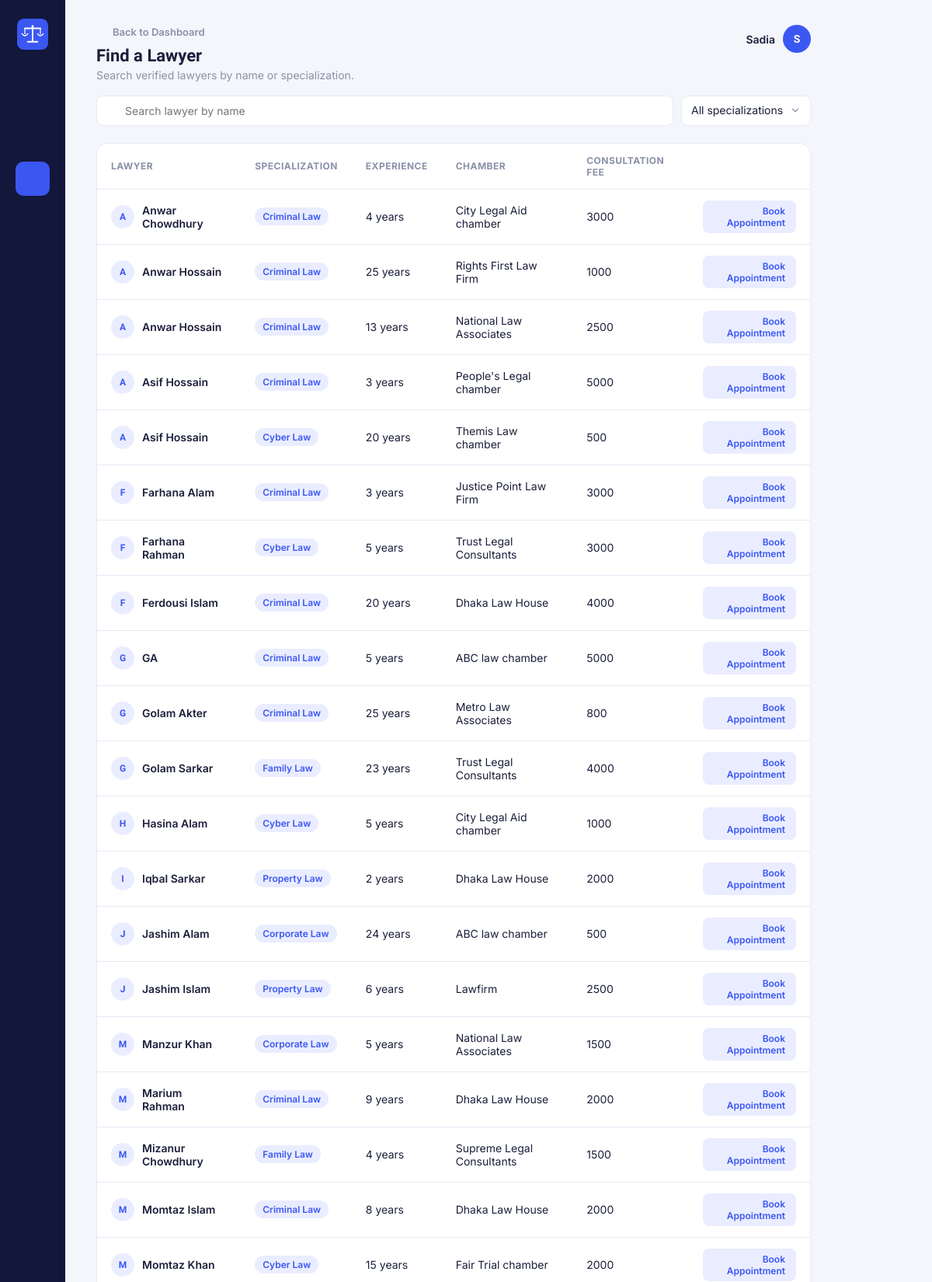
/My_Project/views/client/findLawyer.php (signed in, upper part), run on the app's committed database.
### tables this page shows
CREATE TABLE `lawyer_profiles` (
  `lawyer_id` int(11) NOT NULL,
  `user_id` int(11) NOT NULL,
  `specialization_id` int(11) NOT NULL,
  `experience` int(11) NOT NULL,
  `chamber_name` varchar(150) DEFAULT NULL,
  `address` varchar(255) DEFAULT NULL,
  `bio` text DEFAULT NULL,
  `consultation_fee` int(100) NOT NULL,
  `verification_status` varchar(20) NOT NULL
);

CREATE TABLE `users` (
  `user_id` int(11) NOT NULL,
  `name` varchar(100) NOT NULL,
  `email` varchar(100) NOT NULL,
  `password` varchar(255) NOT NULL,
  `phone` varchar(20) DEFAULT NULL,
  `role` varchar(20) NOT NULL,
  `created_at` timestamp NOT NULL DEFAULT current_timestamp() ON UPDATE current_timestamp(),
  `status` varchar(20) NOT NULL DEFAULT 'active'
);

CREATE TABLE `specializations` (
  `specialization_id` int(11) NOT NULL,
  `name` varchar(100) NOT NULL,
  `description` text DEFAULT NULL
);

### My_Project/controllers/LawyerController.php (called while the page is built, shortened)
<?php
include(__DIR__ . "/../db.php");
include(__DIR__ . "/../models/Lawyer.php");
$lawyerModel = new Lawyer($conn);
$search = "";
$specialization_id = "";
$result =
    $lawyerModel->searchLawyers(
        $search,
        $specialization_id
    );
?>

### My_Project/models/Lawyer.php (called while the page is built, shortened)
<?php
class Lawyer
{
    private $conn;
    public function __construct($conn)
    {
        $this->conn = $conn;
    }
    public function searchLawyers(
        $search = "",
        $specialization_id = ""
    )
    {
        $sql = "SELECT lawyer_profiles.*,
                users.name,
                specializations.name AS specialization_name
                FROM lawyer_profiles
                JOIN users
                ON lawyer_profiles.user_id=users.user_id
                JOIN specializations
                ON lawyer_profiles.specialization_id=
                   specializations.specialization_id
                WHERE lawyer_profiles.verification_status='verified'";
        $sql .= " ORDER BY users.name ASC";
        return mysqli_query(
            $this->conn,
            $sql
        );
    }
}
?>

### My_Project/views/client/findLawyer.php (the view, shortened to what this page needs)
<?php
include("../../controllers/LawyerController.php");
$username = $_SESSION["username"];
?>
<!DOCTYPE html>
<html lang="en">
<head>
<link rel="stylesheet" href="findLawyer.css">
</head>
<body>
<div class="app">
  <?php include("../partials/sidebar.php"); ?>
  <main class="main">
    <header class="topbar">
      <div>
        <a class="back-link" href="../../dashboard.php">
          <?php echo icon('back'); ?>
          Back to Dashboard
        </a>
        <h1>Find a Lawyer</h1>
        <p class="subtitle">Search verified lawyers by name or specialization.</p>
      </div>
      <div class="account">
        <span class="account-name"><?php echo htmlspecialchars($username); ?></span>
        <div class="avatar"><?php echo strtoupper(substr($username, 0, 1)); ?></div>
      </div>
    </header>
    <div class="search-bar">
      <div class="search-field">
        <span class="search-icon"><?php echo icon('search'); ?></span>
        <input type="text" id="search" placeholder="Search lawyer by name">
      </div>
      <select id="specialization_id">
        <option value="">All specializations</option>
      </select>
    </div>
    <section class="results-card">
      <table>
        <thead>
          <tr>
            <th>Lawyer</th>
            <th>Specialization</th>
            <th>Experience</th>
            <th>Chamber</th>
            <th>Consultation Fee</th>
            <th></th>
          </tr>
        </thead>
        <tbody id="lawyerResult">
          <?php
          if (mysqli_num_rows($result) > 0):
              while ($row = mysqli_fetch_assoc($result)):
          ?>
          <tr>
            <td>
              <div class="person-cell">
                <span class="person-avatar"><?php echo strtoupper(substr($row["name"], 0, 1)); ?></span>
                <?php echo htmlspecialchars($row["name"]); ?>
              </div>
            </td>
            <td><span class="tag"><?php echo htmlspecialchars($row["specialization_name"]); ?></span></td>
            <td><?php echo htmlspecialchars($row["experience"]); ?> years</td>
            <td><?php echo htmlspecialchars($row["chamber_name"]); ?></td>
            <td><?php echo htmlspecialchars($row["consultation_fee"]); ?></td>
            <td class="action-cell">
              <a class="button button-small" href="../../client/bookAppointment.php?lawyer_id=<?php echo urlencode($row["lawyer_id"]); ?>">Book Appointment</a>
            </td>
          </tr>
          <?php
              endwhile;
          else:
          ?>
          <tr>
            <td colspan="6" class="empty-state">No lawyers found.</td>
          </tr>
          <?php endif; ?>
        </tbody>
      </table>
    </section>
  </main>
</div>
</body>
</html>

### My_Project/views/client/findLawyer.css (style rules this page uses)
:root { --sidebar: #12173B; --sidebar-icon: #7C82AA; --sidebar-icon-active: #FFFFFF; --accent: #3B57F2; --accent-soft: #EAEDFF; --bg: #F4F6FC; --card: #FFFFFF; --text: #1B1F3B; --muted: #8A90A8; --border: #E7EAF5; --radius: 14px; }
* { box-sizing: border-box; }
body { margin: 0; font-family: 'Inter', Arial, sans-serif; background-color: var(--bg); color: var(--text); }
h1 { font-family: 'Sora', 'Inter', Arial, sans-serif; margin: 0; font-size: 22px; }
a { text-decoration: none; color: inherit; }
.app { display: flex; min-height: 100vh; }
.main { flex-grow: 1; padding: 32px 40px 24px; max-width: 1000px; }
.topbar { display: flex; align-items: flex-start; justify-content: space-between; margin-bottom: 10px; }
.back-link { display: inline-flex; align-items: center; gap: 6px; font-size: 13px; font-weight: 600; color: var(--muted); margin-bottom: 10px; }
.subtitle { margin: 4px 0 0; color: var(--muted); font-size: 14px; }
.account { display: flex; align-items: center; gap: 10px; }
.account-name { font-weight: 600; font-size: 14px; }
.avatar { width: 36px; height: 36px; border-radius: 50%; background: var(--accent); color: white; font-family: 'Sora', sans-serif; font-weight: 600; display: flex; align-items: center; justify-content: center; font-size: 14px; }
.search-bar { display: flex; gap: 10px; margin: 18px 0 22px; flex-wrap: wrap; }
.search-field { position: relative; flex: 1 1 260px; }
.search-icon { position: absolute; left: 12px; top: 50%; transform: translateY(-50%); color: var(--muted); display: flex; }
.search-field input { width: 100%; padding: 10px 12px 10px 36px; border: 1px solid var(--border); border-radius: 8px; font-size: 14px; font-family: 'Inter', Arial, sans-serif; color: var(--text); background-color: var(--card); }
.search-bar select { padding: 10px 34px 10px 12px; border: 1px solid var(--border); border-radius: 8px; font-size: 14px; font-family: 'Inter', Arial, sans-serif; color: var(--text); background-color: var(--card); appearance: none; background-repeat: no-repeat; background-position: right 12px center; }
.results-card { background-color: var(--card); border: 1px solid var(--border); border-radius: var(--radius); overflow: hidden; }
table { width: 100%; border-collapse: collapse; }
thead th { text-align: left; font-size: 12px; text-transform: uppercase; letter-spacing: 0.04em; color: var(--muted); padding: 14px 18px; border-bottom: 1px solid var(--border); }
tbody td { padding: 14px 18px; font-size: 14px; border-bottom: 1px solid var(--border); vertical-align: middle; }
.person-cell { display: flex; align-items: center; gap: 10px; font-weight: 600; }
.person-avatar { width: 30px; height: 30px; border-radius: 50%; background: var(--accent-soft); color: var(--accent); font-family: 'Sora', sans-serif; font-weight: 600; font-size: 12px; display: flex; align-items: center; justify-content: center; flex-shrink: 0; }
.tag { display: inline-block; background-color: var(--accent-soft); color: var(--accent); font-size: 12px; font-weight: 600; padding: 4px 10px; border-radius: 999px; white-space: nowrap; }
.action-cell { text-align: right; }
.button { display: inline-flex; align-items: center; justify-content: center; padding: 6px 14px; border-radius: 8px; border: none; font-weight: 600; font-size: 12px; font-family: 'Inter', Arial, sans-serif; cursor: pointer; transition: background-color 0.15s ease; }
.button-small { background-color: var(--accent-soft); color: var(--accent); }

### data on the page
lawyer_profiles: user.name "A", user.name "Anwar Chowdhury", specialization.name "Criminal Law", experience "4", chamber_name "City Legal Aid chamber", consultation_fee "3000"
lawyer_profiles: user.name "A", user.name "Anwar Hossain", specialization.name "Criminal Law", experience "25", chamber_name "Rights First Law Firm", consultation_fee "1000"
lawyer_profiles: user.name "A", user.name "Anwar Hossain", specialization.name "Criminal Law", experience "13", chamber_name "National Law Associates", consultation_fee "2500"
lawyer_profiles: user.name "A", user.name "Asif Hossain", specialization.name "Criminal Law", experience "3", chamber_name "People's Legal chamber", consultation_fee "5000"
lawyer_profiles: user.name "A", user.name "Asif Hossain", specialization.name "Cyber Law", experience "20", chamber_name "Themis Law chamber", consultation_fee "500"
lawyer_profiles: user.name "F", user.name "Farhana Alam", specialization.name "Criminal Law", experience "3", chamber_name "Justice Point Law Firm", consultation_fee "3000"
lawyer_profiles: user.name "F", user.name "Farhana Rahman", specialization.name "Cyber Law", experience "5", chamber_name "Trust Legal Consultants", consultation_fee "3000"
lawyer_profiles: user.name "F", user.name "Ferdousi Islam", specialization.name "Criminal Law", experience "20", chamber_name "Dhaka Law House", consultation_fee "4000"
lawyer_profiles: user.name "G", user.name "GA", specialization.name "Criminal Law", experience "5", chamber_name "ABC law chamber", consultation_fee "5000"
lawyer_profiles: user.name "G", user.name "Golam Akter", specialization.name "Criminal Law", experience "25", chamber_name "Metro Law Associates", consultation_fee "800"
lawyer_profiles: user.name "G", user.name "Golam Sarkar", specialization.name "Family Law", experience "23", chamber_name "Trust Legal Consultants", consultation_fee "4000"
lawyer_profiles: user.name "H", user.name "Hasina Alam", specialization.name "Cyber Law", experience "5", chamber_name "City Legal Aid chamber", consultation_fee "1000"
lawyer_profiles: user.name "I", user.name "Iqbal Sarkar", specialization.name "Property Law", experience "2", chamber_name "Dhaka Law House", consultation_fee "2000"
lawyer_profiles: user.name "J", user.name "Jashim Alam", specialization.name "Corporate Law", experience "24", chamber_name "ABC law chamber", consultation_fee "500"
lawyer_profiles: user.name "J", user.name "Jashim Islam", specialization.name "Property Law", experience "6", chamber_name "Lawfirm", consultation_fee "2500"
lawyer_profiles: user.name "M", user.name "Manzur Khan", specialization.name "Corporate Law", experience "5", chamber_name "National Law Associates", consultation_fee "1500"
lawyer_profiles: user.name "M", user.name "Marium Rahman", specialization.name "Criminal Law", experience "9", chamber_name "Dhaka Law House", consultation_fee "2000"
lawyer_profiles: user.name "M", user.name "Mizanur Chowdhury", specialization.name "Family Law", experience "4", chamber_name "Supreme Legal Consultants", consultation_fee "1500"
lawyer_profiles: user.name "M", user.name "Momtaz Islam", specialization.name "Criminal Law", experience "8", chamber_name "Dhaka Law House", consultation_fee "2000"
lawyer_profiles: user.name "M", user.name "Momtaz Khan", specialization.name "Cyber Law", experience "15", chamber_name "Fair Trial chamber", consultation_fee "2000"

### other printed values
$username "Sadia"
substr($username, 0, 1) "S"
